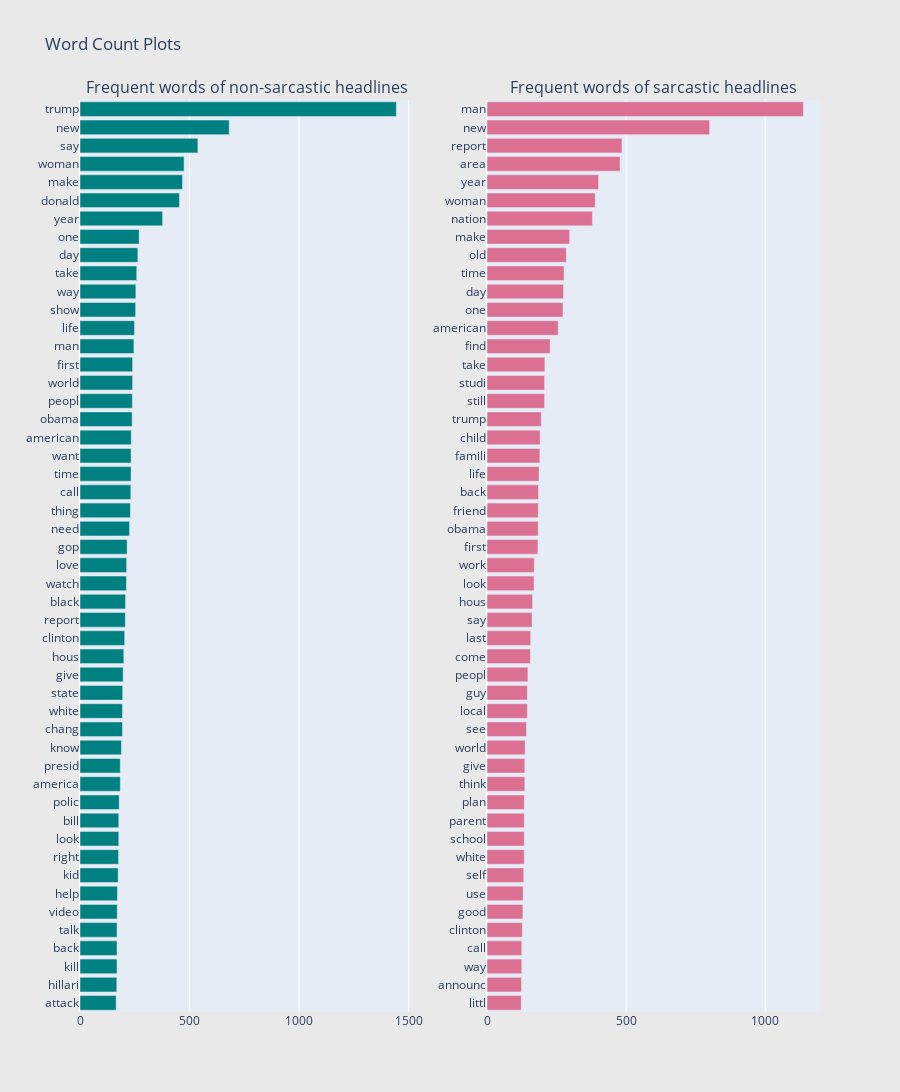

Here is the notebook cell this chart was saved with:
### Markdown cell above
### Word Frequency plot of sarcastic & non-sarcasting headlines

### Code cell
from collections import defaultdict

## custom function for ngram generation ##
def generate_ngrams(text, n_gram=1):
    '''ngram generation'''
    token = [token for token in text.lower().split(" ") if token != "" if token not in STOPWORDS]
    ngrams = zip(*[token[i:] for i in range(n_gram)])
    return [" ".join(ngram) for ngram in ngrams]

## custom function for horizontal bar chart ##
def horizontal_bar_chart(df, color):
    '''for horizontal bar chart'''
    trace = go.Bar(
        y=df["word"].values[::-1],
        x=df["wordcount"].values[::-1],
        showlegend=False,
        orientation = 'h',
        marker=dict(
            color=color,
        ),
    )
    return trace

## Get the bar chart from non-sarcastic class ##
freq_dict = defaultdict(int)
for sent in df_0["headline_processed"]:
    for word in generate_ngrams(sent):
        freq_dict[word] += 1
fd_sorted = pd.DataFrame(sorted(freq_dict.items(), key=lambda x: x[1])[::-1])
fd_sorted.columns = ["word", "wordcount"]
trace0 = horizontal_bar_chart(fd_sorted.head(50), 'teal')

## Get the bar chart from sarcastic class ##
freq_dict = defaultdict(int)
for sent in df_1["headline_processed"]:
    for word in generate_ngrams(sent):
        freq_dict[word] += 1
fd_sorted = pd.DataFrame(sorted(freq_dict.items(), key=lambda x: x[1])[::-1])
fd_sorted.columns = ["word", "wordcount"]
trace1 = horizontal_bar_chart(fd_sorted.head(50), 'palevioletred')

# Creating two subplots
fig = subplots.make_subplots(rows=1, cols=2, vertical_spacing=0.04,
                          subplot_titles=["Frequent words of non-sarcastic headlines", 
                                          "Frequent words of sarcastic headlines"])
fig.append_trace(trace0, 1, 1)
fig.append_trace(trace1, 1, 2)
fig['layout'].update(height=1200, width=900, paper_bgcolor='rgb(233,233,233)', title="Word Count Plots")
py.iplot(fig, filename='word-plots')

### Figure 1 — Plotly figure (JSON) as saved in the notebook; plotly's stock layout.template omitted (floating-point values rounded to 4 significant figures)
{"data": [{"marker": {"color": "teal"}, "orientation": "h", "showlegend": false, "type": "bar", "x": [165, 168, 169, 169, 169, 170, 171, 174, 176, 177, 177, 179, 184, 184, 189, 194, 194, 195, 197, 200, 204, 207, 208, 212, 213, 215, 226, 230, 232, 233, 233, 234, 238, 239, 240, 240, 246, 249, 254, 255, 259, 264, 270, 377, 454, 468, 475, 538, 681, 1444], "xaxis": "x", "y": ["attack", "hillari", "kill", "back", "talk", "video", "help", "kid", "right", "look", "bill", "polic", "america", "presid", "know", "chang", "white", "state", "give", "hous", "clinton", "report", "black", "watch", "love", "gop", "need", "thing", "call", "time", "want", "american", "obama", "peopl", "world", "first", "man", "life", "show", "way", "take", "day", "one", "year", "donald", "make", "woman", "say", "new", "trump"], "yaxis": "y"}, {"marker": {"color": "palevioletred"}, "orientation": "h", "showlegend": false, "type": "bar", "x": [123, 124, 125, 125, 127, 129, 130, 132, 134, 134, 134, 134, 136, 136, 137, 142, 145, 145, 147, 156, 157, 162, 164, 169, 170, 183, 184, 184, 185, 187, 190, 191, 195, 207, 207, 208, 227, 256, 273, 275, 277, 285, 297, 379, 389, 401, 478, 485, 800, 1137], "xaxis": "x2", "y": ["littl", "announc", "way", "call", "clinton", "good", "use", "self", "white", "school", "parent", "plan", "think", "give", "world", "see", "local", "guy", "peopl", "come", "last", "say", "hous", "look", "work", "first", "obama", "friend", "back", "life", "famili", "child", "trump", "still", "studi", "take", "find", "american", "one", "day", "time", "old", "make", "nation", "woman", "year", "area", "report", "new", "man"], "yaxis": "y2"}], "layout": {"annotations": [{"font": {"size": 16}, "showarrow": false, "text": "Frequent words of non-sarcastic headlines", "x": 0.225, "xanchor": "center", "xref": "paper", "y": 1, "yanchor": "bottom", "yref": "paper"}, {"font": {"size": 16}, "showarrow": false, "text": "Frequent words of sarcastic headlines", "x": 0.775, "xanchor": "center", "xref": "paper", "y": 1, "yanchor": "bottom", "yref": "paper"}], "height": 1200, "paper_bgcolor": "rgb(233,233,233)", "title": {"text": "Word Count Plots"}, "width": 900, "xaxis": {"anchor": "y", "domain": [0, 0.45]}, "xaxis2": {"anchor": "y2", "domain": [0.55, 1]}, "yaxis": {"anchor": "x", "domain": [0, 1]}, "yaxis2": {"anchor": "x2", "domain": [0, 1]}}}
